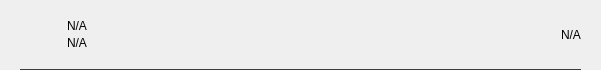
<?xml version="1.0" encoding="UTF-8"?>
<ui version="4.0">
 <class>TxRow</class>
 <widget class="QWidget" name="TxRow">
  <property name="geometry">
   <rect>
    <x>0</x>
    <y>0</y>
    <width>601</width>
    <height>70</height>
   </rect>
  </property>
  <property name="minimumSize">
   <size>
    <width>0</width>
    <height>40</height>
   </size>
  </property>
  <property name="windowTitle">
   <string>Form</string>
  </property>
  <layout class="QVBoxLayout" name="verticalLayout_3">
   <property name="spacing">
    <number>0</number>
   </property>
   <property name="leftMargin">
    <number>0</number>
   </property>
   <property name="topMargin">
    <number>0</number>
   </property>
   <property name="rightMargin">
    <number>0</number>
   </property>
   <property name="bottomMargin">
    <number>0</number>
   </property>
   <item>
    <widget class="QWidget" name="rowContainer" native="true">
     <layout class="QVBoxLayout" name="verticalLayout_2">
      <property name="spacing">
       <number>9</number>
      </property>
      <property name="leftMargin">
       <number>20</number>
      </property>
      <property name="topMargin">
       <number>9</number>
      </property>
      <property name="rightMargin">
       <number>20</number>
      </property>
      <property name="bottomMargin">
       <number>0</number>
      </property>
      <item>
       <widget class="QFrame" name="frame">
        <property name="styleSheet">
         <string notr="true">border:none;</string>
        </property>
        <property name="frameShape">
         <enum>QFrame::StyledPanel</enum>
        </property>
        <property name="frameShadow">
         <enum>QFrame::Raised</enum>
        </property>
        <layout class="QHBoxLayout" name="horizontalLayout" stretch="0,2,0">
         <property name="leftMargin">
          <number>0</number>
         </property>
         <property name="topMargin">
          <number>0</number>
         </property>
         <property name="rightMargin">
          <number>0</number>
         </property>
         <property name="bottomMargin">
          <number>0</number>
         </property>
         <item>
          <widget class="QPushButton" name="icon">
           <property name="focusPolicy">
            <enum>Qt::NoFocus</enum>
           </property>
           <property name="styleSheet">
            <string notr="true">border:none;</string>
           </property>
           <property name="text">
            <string/>
           </property>
           <property name="iconSize">
            <size>
             <width>28</width>
             <height>28</height>
            </size>
           </property>
          </widget>
         </item>
         <item>
          <layout class="QVBoxLayout" name="verticalLayout">
           <property name="spacing">
            <number>3</number>
           </property>
           <property name="leftMargin">
            <number>9</number>
           </property>
           <item>
            <widget class="QLabel" name="lblAddress">
             <property name="styleSheet">
              <string notr="true"/>
             </property>
             <property name="text">
              <string notr="true">N/A</string>
             </property>
             <property name="alignment">
              <set>Qt::AlignBottom|Qt::AlignLeading|Qt::AlignLeft</set>
             </property>
            </widget>
           </item>
           <item>
            <widget class="QLabel" name="lblDate">
             <property name="styleSheet">
              <string notr="true"/>
             </property>
             <property name="text">
              <string notr="true">N/A</string>
             </property>
             <property name="alignment">
              <set>Qt::AlignLeading|Qt::AlignLeft|Qt::AlignTop</set>
             </property>
            </widget>
           </item>
          </layout>
         </item>
         <item>
          <widget class="QLabel" name="lblAmount">
           <property name="styleSheet">
            <string notr="true"/>
           </property>
           <property name="text">
            <string notr="true">N/A</string>
           </property>
          </widget>
         </item>
        </layout>
       </widget>
      </item>
      <item>
       <widget class="QLabel" name="lblDivisory">
        <property name="minimumSize">
         <size>
          <width>0</width>
          <height>1</height>
         </size>
        </property>
        <property name="maximumSize">
         <size>
          <width>16777215</width>
          <height>1</height>
         </size>
        </property>
        <property name="styleSheet">
         <string notr="true">background-color:#3c3c3b;</string>
        </property>
        <property name="text">
         <string/>
        </property>
        <property name="alignment">
         <set>Qt::AlignBottom|Qt::AlignLeading|Qt::AlignLeft</set>
        </property>
       </widget>
      </item>
     </layout>
    </widget>
   </item>
  </layout>
 </widget>
 <resources/>
 <connections/>
</ui>
